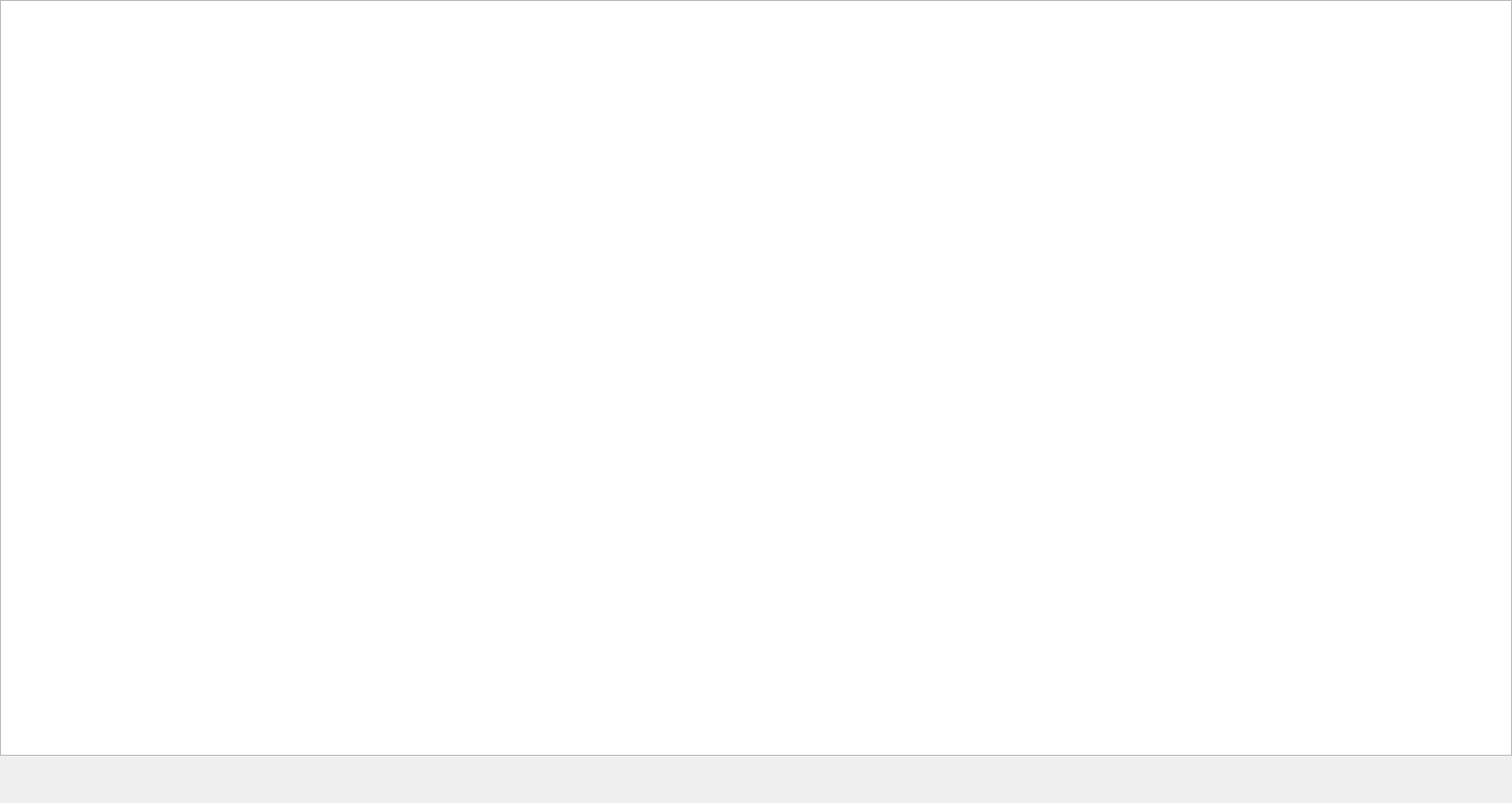
<?xml version="1.0" encoding="UTF-8"?>
<ui version="4.0">
 <class>Form</class>
 <widget class="QWidget" name="Form">
  <property name="geometry">
   <rect>
    <x>0</x>
    <y>0</y>
    <width>1600</width>
    <height>850</height>
   </rect>
  </property>
  <property name="windowTitle">
   <string>Form</string>
  </property>
  <widget class="QTableView" name="extended_preview">
   <property name="geometry">
    <rect>
     <x>0</x>
     <y>0</y>
     <width>1600</width>
     <height>800</height>
    </rect>
   </property>
   <property name="editTriggers">
    <set>QAbstractItemView::NoEditTriggers</set>
   </property>
   <property name="tabKeyNavigation">
    <bool>true</bool>
   </property>
  </widget>
 </widget>
 <resources/>
 <connections/>
</ui>
